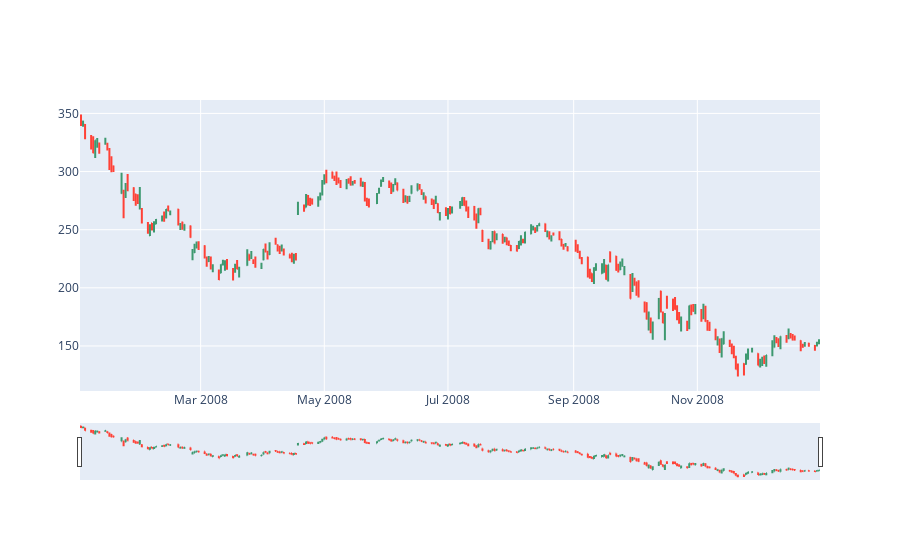

Notebook code cell kept with this figure:
### Code cell
# Convert the index to datetime if it's not already a datetime object
google.index = pd.to_datetime(google.index)

# Filter the data for the year 2008
google_2008 = google.loc['2008']

# Create the OHLC chart trace for the year 2008
trace = go.Ohlc(
    x=google_2008.index,  # Using the datetime index for x-axis
    open=google_2008['Open'],  # 'Open' prices
    high=google_2008['High'],  # 'High' prices
    low=google_2008['Low'],    # 'Low' prices
    close=google_2008['Close'] # 'Close' prices
)

# Prepare the data for plotting
data = [trace]

# Plot the OHLC chart inline in the Jupyter notebook
iplot(data, filename='simple_ohlc')

### Figure 1 — Plotly figure (JSON) as saved in the notebook; plotly's stock layout.template omitted (floating-point values rounded to 4 significant figures; data arrays with more than 128 entries replaced by an {"elided": "..."} marker saying what was removed)
{"data": [{"close": {"elided": "253 float values"}, "high": {"elided": "253 float values"}, "low": {"elided": "253 float values"}, "open": {"elided": "253 float values"}, "type": "ohlc", "x": {"elided": "253 str values"}}], "layout": {"autosize": true, "xaxis": {"autorange": true, "range": ["2008-01-01 12:00", "2008-12-31 12:00"], "rangeslider": {"autorange": true, "range": ["2008-01-01 12:00", "2008-12-31 12:00"], "yaxis": {"_template": null, "rangemode": "match"}}, "type": "date"}, "yaxis": {"autorange": true, "range": [111.3, 361.5]}}}
